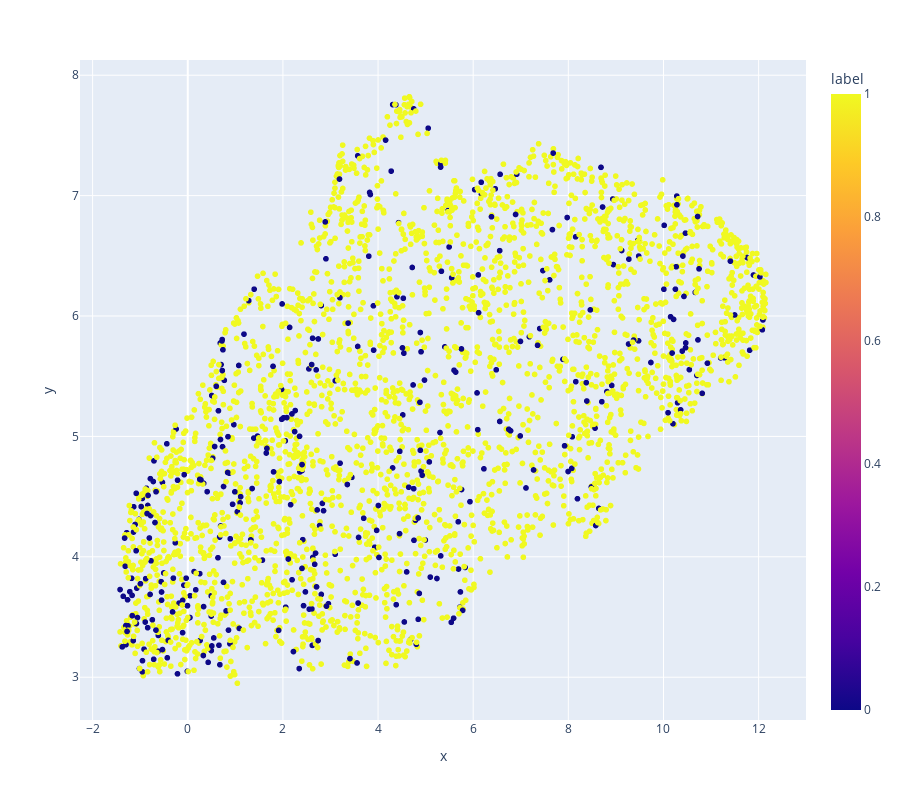

Write notebook code for a chart like this one.
### Code cell
px.scatter(data_frame=df, x='x', y='y', color='label', height=800, hover_name='short_document')

### Figure 1 — Plotly figure (JSON) as saved in the notebook; plotly's stock layout.template omitted (floating-point values rounded to 4 significant figures; data arrays with more than 128 entries replaced by an {"elided": "..."} marker saying what was removed)
{"data": [{"hovertemplate": "<b>%{hovertext}</b><br><br>x=%{x}<br>y=%{y}<br>label=%{marker.color}<extra></extra>", "hovertext": {"elided": "3123 str values"}, "legendgroup": "", "marker": {"color": {"elided": "3123 int values"}, "coloraxis": "coloraxis", "symbol": "circle"}, "mode": "markers", "name": "", "showlegend": false, "type": "scattergl", "x": {"elided": "3123 float values"}, "xaxis": "x", "y": {"elided": "3123 float values"}, "yaxis": "y"}], "layout": {"coloraxis": {"colorbar": {"title": {"text": "label"}}, "colorscale": [[0, "#0d0887"], [0.1111, "#46039f"], [0.2222, "#7201a8"], [0.3333, "#9c179e"], [0.4444, "#bd3786"], [0.5556, "#d8576b"], [0.6667, "#ed7953"], [0.7778, "#fb9f3a"], [0.8889, "#fdca26"], [1, "#f0f921"]]}, "height": 800, "legend": {"tracegroupgap": 0}, "margin": {"t": 60}, "xaxis": {"anchor": "y", "domain": [0, 1], "title": {"text": "x"}}, "yaxis": {"anchor": "x", "domain": [0, 1], "title": {"text": "y"}}}}
